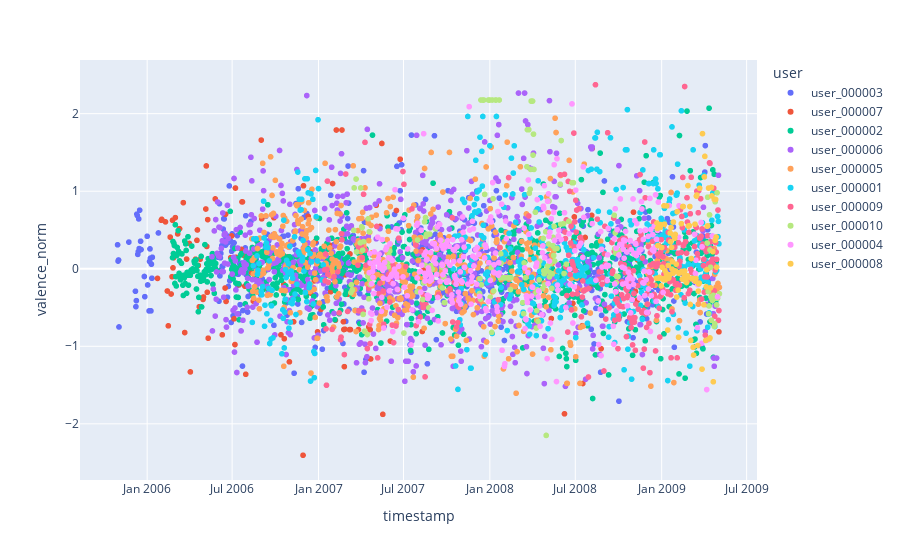

Notebook code cell kept with this figure:
### Code cell
df_day = df_time_series.groupby(by=[df_time_series['timestamp'].dt.date, 'user']).mean().reset_index()
fig = px.scatter(df_day, x='timestamp', y='valence_norm', color='user')
fig.show()

### Figure 1 — Plotly figure (JSON) as saved in the notebook; plotly's stock layout.template omitted (floating-point values rounded to 4 significant figures; data arrays with more than 128 entries replaced by an {"elided": "..."} marker saying what was removed)
{"data": [{"hovertemplate": "user=user_000003<br>timestamp=%{x}<br>valence_norm=%{y}<extra></extra>", "legendgroup": "user_000003", "marker": {"color": "#636efa", "symbol": "circle"}, "mode": "markers", "name": "user_000003", "showlegend": true, "type": "scattergl", "x": {"elided": "582 str values"}, "xaxis": "x", "y": {"elided": "582 float values"}, "yaxis": "y"}, {"hovertemplate": "user=user_000007<br>timestamp=%{x}<br>valence_norm=%{y}<extra></extra>", "legendgroup": "user_000007", "marker": {"color": "#EF553B", "symbol": "circle"}, "mode": "markers", "name": "user_000007", "showlegend": true, "type": "scattergl", "x": {"elided": "140 str values"}, "xaxis": "x", "y": {"elided": "140 float values"}, "yaxis": "y"}, {"hovertemplate": "user=user_000002<br>timestamp=%{x}<br>valence_norm=%{y}<extra></extra>", "legendgroup": "user_000002", "marker": {"color": "#00cc96", "symbol": "circle"}, "mode": "markers", "name": "user_000002", "showlegend": true, "type": "scattergl", "x": {"elided": "885 str values"}, "xaxis": "x", "y": {"elided": "885 float values"}, "yaxis": "y"}, {"hovertemplate": "user=user_000006<br>timestamp=%{x}<br>valence_norm=%{y}<extra></extra>", "legendgroup": "user_000006", "marker": {"color": "#ab63fa", "symbol": "circle"}, "mode": "markers", "name": "user_000006", "showlegend": true, "type": "scattergl", "x": {"elided": "627 str values"}, "xaxis": "x", "y": {"elided": "627 float values"}, "yaxis": "y"}, {"hovertemplate": "user=user_000005<br>timestamp=%{x}<br>valence_norm=%{y}<extra></extra>", "legendgroup": "user_000005", "marker": {"color": "#FFA15A", "symbol": "circle"}, "mode": "markers", "name": "user_000005", "showlegend": true, "type": "scattergl", "x": {"elided": "536 str values"}, "xaxis": "x", "y": {"elided": "536 float values"}, "yaxis": "y"}, {"hovertemplate": "user=user_000001<br>timestamp=%{x}<br>valence_norm=%{y}<extra></extra>", "legendgroup": "user_000001", "marker": {"color": "#19d3f3", "symbol": "circle"}, "mode": "markers", "name": "user_000001", "showlegend": true, "type": "scattergl", "x": {"elided": "446 str values"}, "xaxis": "x", "y": {"elided": "446 float values"}, "yaxis": "y"}, {"hovertemplate": "user=user_000009<br>timestamp=%{x}<br>valence_norm=%{y}<extra></extra>", "legendgroup": "user_000009", "marker": {"color": "#FF6692", "symbol": "circle"}, "mode": "markers", "name": "user_000009", "showlegend": true, "type": "scattergl", "x": {"elided": "336 str values"}, "xaxis": "x", "y": {"elided": "336 float values"}, "yaxis": "y"}, {"hovertemplate": "user=user_000010<br>timestamp=%{x}<br>valence_norm=%{y}<extra></extra>", "legendgroup": "user_000010", "marker": {"color": "#B6E880", "symbol": "circle"}, "mode": "markers", "name": "user_000010", "showlegend": true, "type": "scattergl", "x": {"elided": "181 str values"}, "xaxis": "x", "y": {"elided": "181 float values"}, "yaxis": "y"}, {"hovertemplate": "user=user_000004<br>timestamp=%{x}<br>valence_norm=%{y}<extra></extra>", "legendgroup": "user_000004", "marker": {"color": "#FF97FF", "symbol": "circle"}, "mode": "markers", "name": "user_000004", "showlegend": true, "type": "scattergl", "x": {"elided": "362 str values"}, "xaxis": "x", "y": {"elided": "362 float values"}, "yaxis": "y"}, {"hovertemplate": "user=user_000008<br>timestamp=%{x}<br>valence_norm=%{y}<extra></extra>", "legendgroup": "user_000008", "marker": {"color": "#FECB52", "symbol": "circle"}, "mode": "markers", "name": "user_000008", "showlegend": true, "type": "scattergl", "x": ["2008-12-21", "2008-12-22", "2008-12-23", "2008-12-24", "2008-12-26", "2008-12-27", "2008-12-28", "2008-12-29", "2008-12-30", "2008-12-31", "2009-01-01", "2009-01-02", "2009-01-03", "2009-01-04", "2009-01-05", "2009-01-06", "2009-01-07", "2009-01-08", "2009-01-09", "2009-01-10", "2009-01-11", "2009-01-12", "2009-01-13", "2009-01-14", "2009-01-15", "2009-01-16", "2009-01-17", "2009-01-18", "2009-01-19", "2009-01-20", "2009-01-21", "2009-01-22", "2009-01-23", "2009-01-24", "2009-01-25", "2009-01-26", "2009-01-27", "2009-01-28", "2009-01-29", "2009-01-30", "2009-01-31", "2009-02-01", "2009-02-02", "2009-02-03", "2009-02-05", "2009-02-06", "2009-02-07", "2009-02-08", "2009-02-12", "2009-02-13", "2009-02-14", "2009-02-15", "2009-02-16", "2009-02-17", "2009-02-18", "2009-02-19", "2009-02-20", "2009-02-21", "2009-02-22", "2009-02-23", "2009-02-24", "2009-02-25", "2009-02-26", "2009-02-27", "2009-02-28", "2009-03-01", "2009-03-02", "2009-03-03", "2009-03-04", "2009-03-05", "2009-03-06", "2009-03-07", "2009-03-08", "2009-03-09", "2009-03-10", "2009-03-13", "2009-03-14", "2009-03-15", "2009-03-16", "2009-03-17", "2009-03-19", "2009-03-20", "2009-03-21", "2009-03-22", "2009-03-23", "2009-03-28", "2009-03-29", "2009-04-01", "2009-04-02", "2009-04-03", "2009-04-05", "2009-04-06", "2009-04-07", "2009-04-08", "2009-04-09", "2009-04-11", "2009-04-13", "2009-04-14", "2009-04-15", "2009-04-17", "2009-04-18", "2009-04-20", "2009-04-21", "2009-04-23", "2009-04-25", "2009-04-26", "2009-04-27", "2009-04-28"], "xaxis": "x", "y": [-0.1235, 0.59, 0.5199, 0.2993, -0.1236, -0.1126, 0.5468, 0.533, 0.5695, -0.2214, 0.2745, 0.02029, -0.1274, -0.1348, -0.1431, 0.8119, 0.5747, -0.02307, -0.1442, -0.1151, -0.06044, 0.8107, -0.1065, -0.7907, 0.04237, -0.1204, -0.09288, -0.07821, 0.461, 0.3475, 0.5318, 0.2756, -0.004502, 0.0902, -0.05999, 0.602, 0.4271, -0.02709, 0.3945, 0.4434, -0.03018, 0.05886, -0.3652, 0.7355, -0.2753, -0.8829, -0.05954, -0.05101, 0.5817, -0.03436, -0.1351, 0.8024, 0.8024, -0.1363, -0.07205, -0.02913, -0.1128, -0.1311, -0.1649, -0.1772, -0.1134, -0.09009, 1.072, 0.5489, 0.5547, 0.5558, 0.8024, -0.4606, -0.9247, 0.1316, -0.1278, -0.1278, -0.1246, -1.013, -1.114, 0.5753, -0.1628, -0.1268, 0.9366, 0.9508, -0.9899, -0.2884, -0.1956, -0.1849, 1.038, -1.294, 1.743, -0.4652, 1.185, 1.45, -0.9247, -0.2328, -0.01352, 0.5478, 0.5529, 1.041, -0.9036, -0.8921, -0.2467, 1.049, 0.9392, 0.2207, -1.458, 0.8945, 0.3667, 0.8935, 0.4095, 0.02072], "yaxis": "y"}], "layout": {"autosize": true, "legend": {"title": {"text": "user"}, "tracegroupgap": 0}, "margin": {"t": 60}, "xaxis": {"anchor": "y", "autorange": true, "domain": [0, 1], "range": ["2005-08-10 19:42:36.9416", "2009-07-23 04:17:23.0584"], "title": {"text": "timestamp"}, "type": "date"}, "yaxis": {"anchor": "x", "autorange": true, "domain": [0, 1], "range": [-2.744, 2.712], "title": {"text": "valence_norm"}, "type": "linear"}}}
